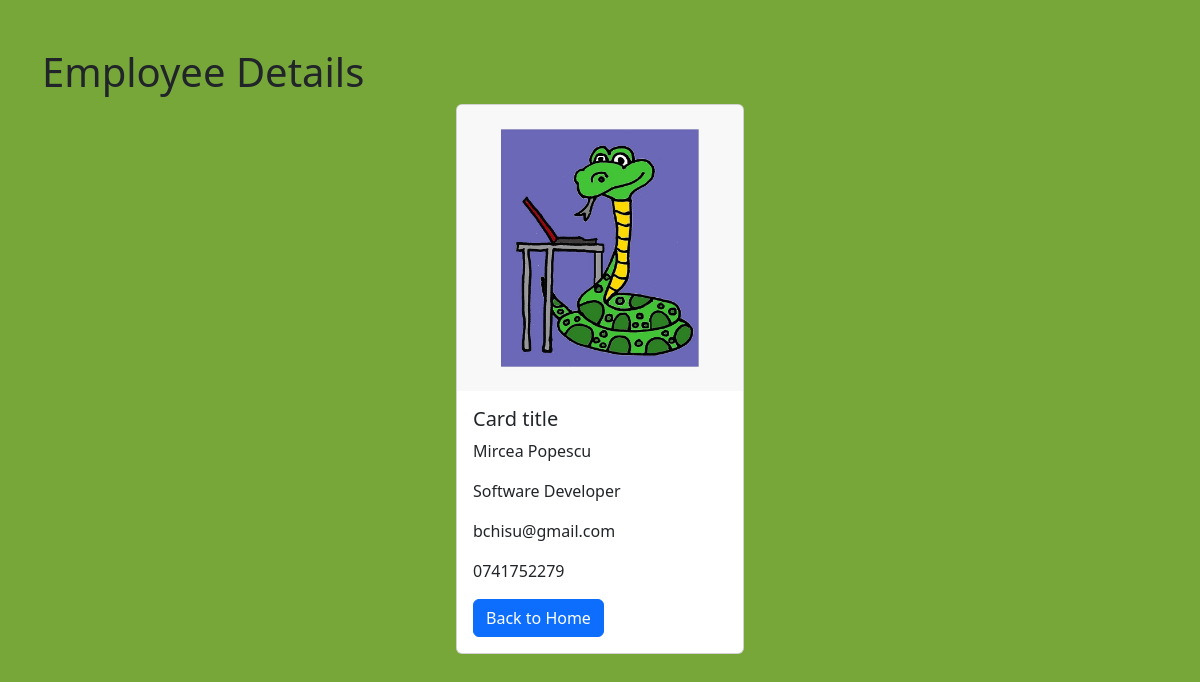
The page /employees/1/ on the database its author committed.
### employees/models.py (models this page shows, shortened)
class Employee(models.Model):
    first_name = models.CharField(max_length=20)
    last_name = models.CharField(max_length=20)
    photo = models.ImageField(upload_to='images/profiles')
    designation = models.CharField(max_length=100)
    email_address = models.EmailField(max_length=100, unique=True)
    phone_number = models.CharField(max_length=10, blank=True)
    created_at = models.DateTimeField(auto_now_add=True)
    updated_at = models.DateTimeField(auto_now=True)

### employees/views.py (the view)
# urls.py: path('<int:pk>/', views.employee_detail, name='employee_detail'),
def employee_detail(request, pk):
    employee = get_object_or_404(Employee, pk=pk)
    context = {
        'employee': employee,
    }
    return render(request, 'employee_detail.html', context)

### templates/employee_detail.html (shortened to what this page needs)
{% load static %}
<!DOCTYPE html>
<html lang="en">
<head>
    <link href="https://cdn.jsdelivr.net/npm/bootstrap@5.3.2/dist/css/bootstrap.min.css" rel="stylesheet">
    <link rel="stylesheet" href="{% static 'css/style.css' %}">
  </head>
<body>
    <div class="container pt-5">
        <h1>Employee Details</h1>
        <div class="card mx-auto" style="width: 18rem;">
            <img src="{{ employee.photo.url }}" class="card-img-top" alt="Employee Photo">
            <div class="card-body">
              <h5 class="card-title">Card title</h5>
              <p class="card-text">{{ employee.first_name }} {{ employee.last_name }}</p>
              <p class="card-text">{{ employee.designation }}</p>
              <p class="card-text">{{ employee.email_address }}</p>
              <p class="card-text">{{ employee.phone_number }}</p>
              <a href="{% url 'home' %}" class="btn btn-primary">Back to Home</a>
            </div>
          </div>
    </div>
</body>
</html>

### static/css/style.css (style rules this page uses)
body { background-color: #77a739; }

### rows shown on the page
Employee: photo (picture), first_name "Mircea", last_name "Popescu", designation "Software Developer", email_address "bchisu@gmail.com", phone_number "0741752279"
